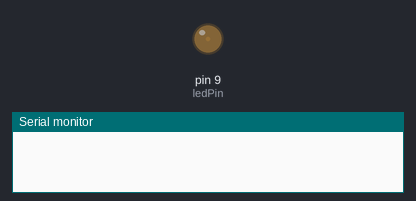
Simulated run of this sketch. Board: Arduino Uno, built with avr-gcc and run on an emulated ATmega328P. Parts: output pins drawn as LEDs (lit = HIGH), the last lines printed to the serial monitor.

Above: at 0.05 s.
At 0.95 s:
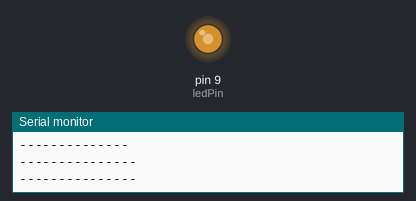
At 1.4 s:
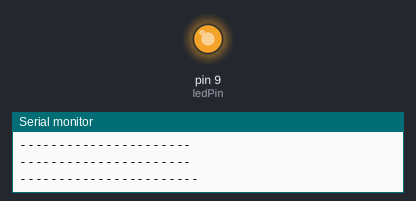
At 2.8 s:
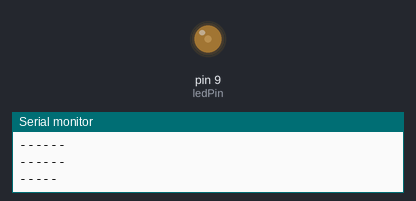
Timing chart, 0 to 7.2 s (numbered marks = the images above):
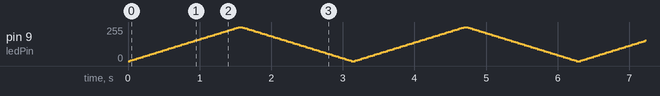

The sketch:

LED_Blink_Revisited.ino
```cpp
// LED Blink Revisited
// Dylan Stukenberg
// How to Use Analog Write* https://www.arduino.cc/reference/en/language/functions/analog-io/analogwrite/and
// For Loops** https://www.arduino.cc/reference/en/language/structure/control-structure/for/
int ledPin = 9; // LED connected to digital pin 9
int dash;
int x;
void setup()
{
  Serial.begin(9600);
}

void loop()
{
  // fade in from min to max 5 points at a time:
  for (int fadeValue = 0; fadeValue <= 255; fadeValue += 5)
  {
    // sets the value (range from 0 to 255):
    analogWrite(ledPin, fadeValue);
    for (dash = 0; dash < fadeValue/10; dash++)
    {
      Serial.print("-");
    }
    Serial.println("");
    delay(30);
  }
  // fade out from max to min 5 points at a time
  for (int fadeValue = 255; fadeValue >= 0; fadeValue -= 5)
  {
    // sets the value (range from 0 to 255):
    analogWrite(ledPin, fadeValue);
    for (dash = 0; dash < fadeValue/10; dash++)
    {
      Serial.print("-");
    }
    Serial.println("");
    delay(30);
  }
}
```
